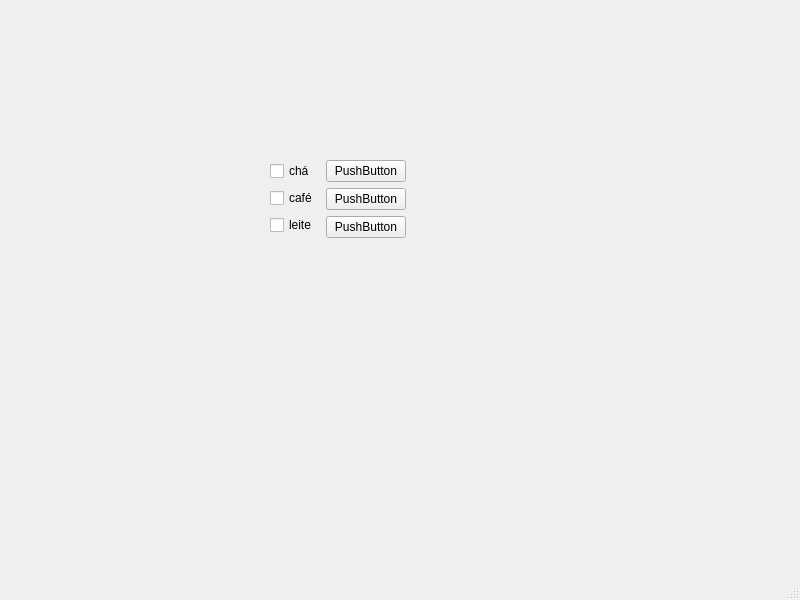
<?xml version="1.0" encoding="UTF-8"?>
<ui version="4.0">
 <class>MainWindow</class>
 <widget class="QMainWindow" name="MainWindow">
  <property name="geometry">
   <rect>
    <x>0</x>
    <y>0</y>
    <width>800</width>
    <height>600</height>
   </rect>
  </property>
  <property name="windowTitle">
   <string>MainWindow</string>
  </property>
  <widget class="QWidget" name="centralwidget">
   <widget class="QWidget" name="">
    <property name="geometry">
     <rect>
      <x>270</x>
      <y>140</y>
      <width>136</width>
      <height>118</height>
     </rect>
    </property>
    <layout class="QVBoxLayout" name="verticalLayout_4">
     <item>
      <layout class="QVBoxLayout" name="verticalLayout_3">
       <item>
        <layout class="QHBoxLayout" name="horizontalLayout">
         <item>
          <layout class="QVBoxLayout" name="verticalLayout">
           <item>
            <widget class="QCheckBox" name="checkBox">
             <property name="text">
              <string>chá</string>
             </property>
            </widget>
           </item>
           <item>
            <widget class="QCheckBox" name="checkBox_2">
             <property name="text">
              <string>café</string>
             </property>
            </widget>
           </item>
           <item>
            <widget class="QCheckBox" name="checkBox_3">
             <property name="text">
              <string>leite</string>
             </property>
            </widget>
           </item>
          </layout>
         </item>
         <item>
          <layout class="QVBoxLayout" name="verticalLayout_2">
           <item>
            <widget class="QPushButton" name="pushButton">
             <property name="text">
              <string>PushButton</string>
             </property>
            </widget>
           </item>
           <item>
            <widget class="QPushButton" name="pushButton_2">
             <property name="text">
              <string>PushButton</string>
             </property>
            </widget>
           </item>
           <item>
            <widget class="QPushButton" name="pushButton_3">
             <property name="text">
              <string>PushButton</string>
             </property>
            </widget>
           </item>
          </layout>
         </item>
        </layout>
       </item>
      </layout>
     </item>
    </layout>
   </widget>
  </widget>
  <widget class="QMenuBar" name="menubar">
   <property name="geometry">
    <rect>
     <x>0</x>
     <y>0</y>
     <width>800</width>
     <height>22</height>
    </rect>
   </property>
  </widget>
  <widget class="QStatusBar" name="statusbar"/>
 </widget>
 <resources/>
 <connections/>
</ui>
